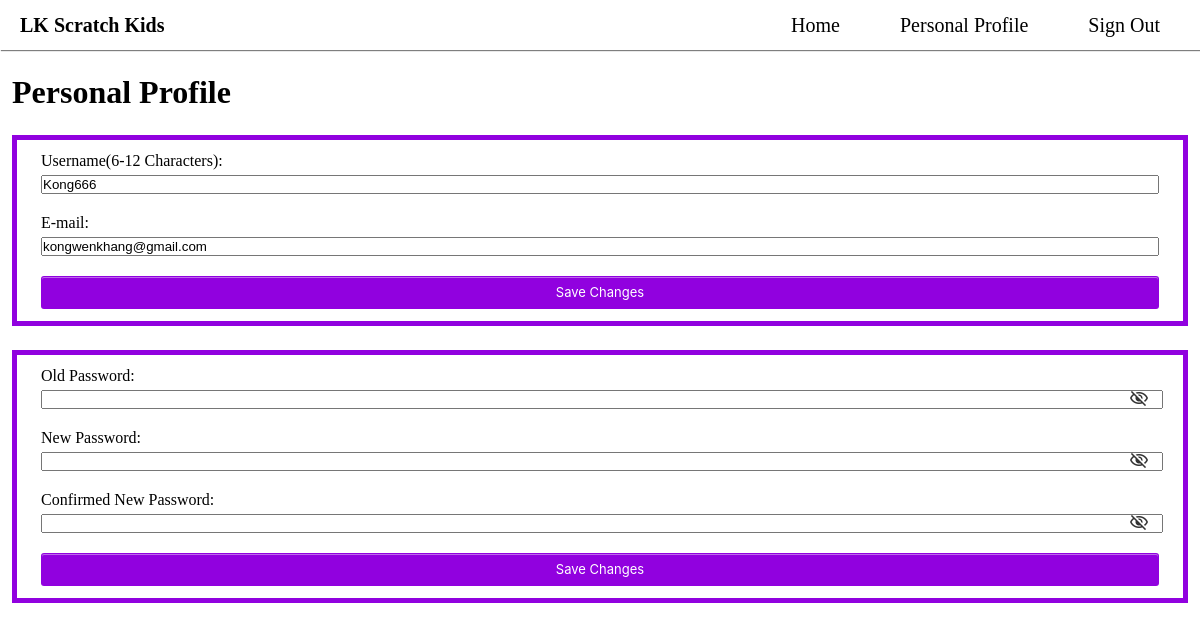
The app's page /Student/Personal_Profile.php (signed in), older data.
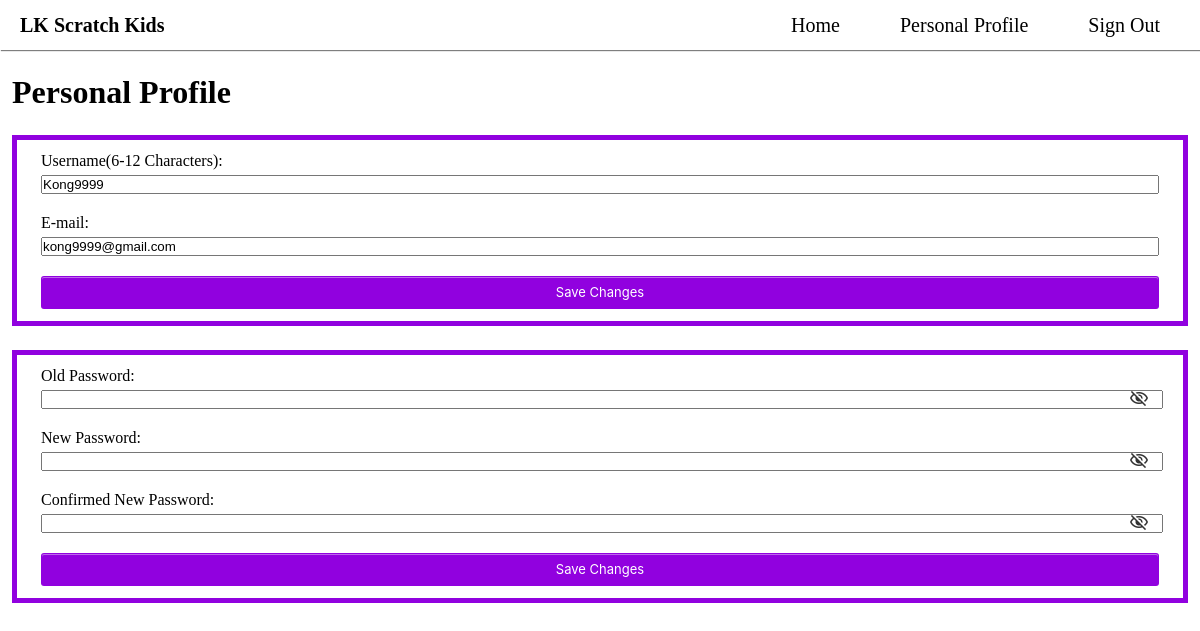
The same page, newer data.
### tables this page shows
CREATE TABLE `student` (
  `student_id` varchar(20) NOT NULL,
  `S_Username` varchar(50) NOT NULL,
  `S_Password` varchar(200) NOT NULL,
  `S_Mail` varchar(100) NOT NULL,
  `identity` enum('student') NOT NULL DEFAULT 'student',
  `reset_token` varchar(64) DEFAULT NULL,
  `reset_token_expires` datetime DEFAULT NULL
);

### Student/Personal_Profile.php (the view, shortened to what this page needs)
<?php
    include '../includes/connect_DB.php';
    include '../resheadAfterLogin.php';
    $userID = $_SESSION["user_id"];
    $sql = "SELECT S_Username AS Username, S_Mail AS Mail FROM student WHERE student_id LIKE :ID";
    $stmt = $pdo->prepare($sql);
    $stmt->bindValue(':ID', $userID );
    $stmt->execute();
    $user = $stmt->fetch(PDO::FETCH_ASSOC);
?>
<!DOCTYPE html>
<html lang="en">
<head>
    <link rel="stylesheet" href="../cssfile/reshead.css">
    <link rel="stylesheet" href="../cssfile/personal_profile.css">
</head>
<body>
    <h1>Personal Profile</h1>
    <form action="../includes/change_Username.php" method="post" class="changeUsernameEmail_box">
        <div class="UsernameEmail_box">
        <label for="new_Username">Username(6-12 Characters):</label>
        <input type="text" name="new_Username" id="new_Username"  minlength="6" maxlength="12" required value="<?php echo htmlspecialchars($user['Username']) ?>">
        </div>
        <div class="UsernameEmail_box">
        <label for="new_Mail">E-mail:</label>
        <input type="email" name="new_Mail" id="new_Mail" required  value="<?php echo htmlspecialchars($user['Mail']) ?>">
        </div>
        <button type="submit" class="save_btn">Save Changes</button>
    </form>
    <form action="../includes/change_Password.php" method="post" class="changePassword_box">
        <div class="password_box">
        <label for="old_Password">Old Password:</label>
        <input type="password" name="old_Password" id="old_Password" required>
        <span class="material-symbols-outlined" id="showOldPassword_icon" onclick="showPassword('old_Password','showOldPassword_icon') ">visibility_off</span>
        </div>
        <div class="password_box">
        <label for="new_Password">New Password:</label>
        <input type="password" name="new_Password" id="new_Password" required>
        <span class="material-symbols-outlined" id="showNewPassword_icon" onclick="showPassword('new_Password','showNewPassword_icon') ">visibility_off</span>
        </div>
        <div class="password_box">
        <label for="new_Password">Confirmed New Password:</label>
        <input type="password" name="confirmed_new_Password" id="confirmed_new_Password" required>
        <span class="material-symbols-outlined" id="showNewConfirmedPassword_icon" onclick="showPassword('confirmed_new_Password','showNewConfirmedPassword_icon') ">visibility_off</span>
        </div>
        <button type="submit" class="save_btn">Save Changes</button>
    </form>
</body>
</html>

Row changes from the older to the newer data that the page shows:
changed student: new_Username "Kong666" → "Kong9999"; new_Mail "kongwenkhang@gmail.com" → "kong9999@gmail.com"
